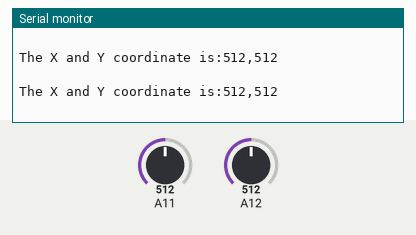
Simulated run of this sketch. Board: Arduino Mega 2560, built with avr-gcc and run on an emulated ATmega2560. On the bench: the last lines printed to the serial monitor. The test bench sets the inputs (shaded band); at power-on: A11 = 512, A12 = 512.

Above: at 1.2 s.
1.3 s: A11 set to 716
At 1.58 s:
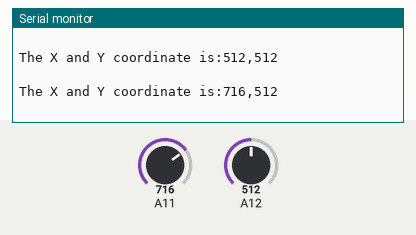
2.8 s: A12 set to 716
At 2.99 s:
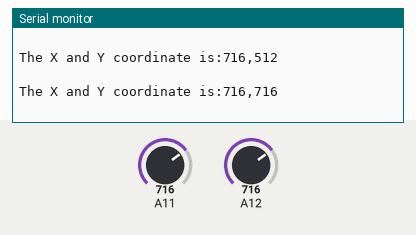
4.3 s: A11 set to 900
At 4.59 s:
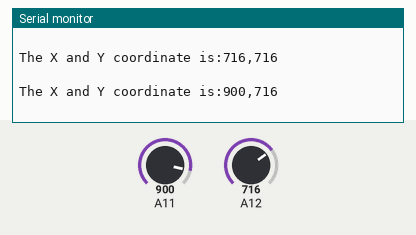
5.8 s: A12 set to 900
At 6.0 s:
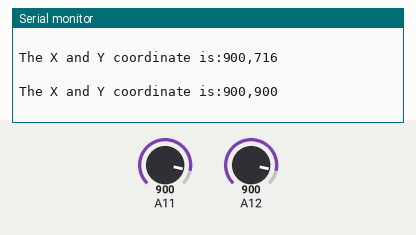
Timing chart, 0 to 8.3 s (numbered marks = the images above; inputs shaded):
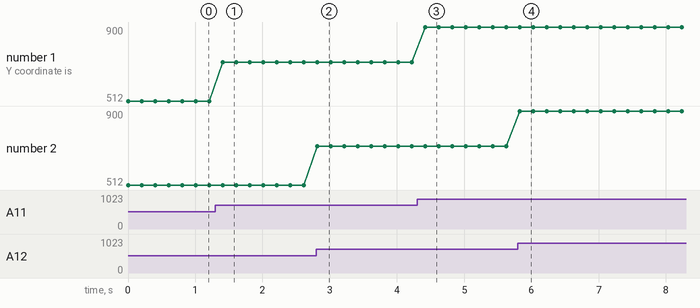

Measured:
- after the input at 1.3 s, the serial monitor: prints a new line after 0.11 s (image 1)
- after the input at 2.8 s, the serial monitor: prints a new line at once (image 2)
- after the input at 4.3 s, the serial monitor: prints a new line after 0.12 s (image 3)
- after the input at 5.8 s, the serial monitor: prints a new line at once (image 4)
- plotted number 1: 512 → 716 after the input at 1.3 s, 716 → 900 after the input at 4.3 s

The sketch:

Thumb_Joystick.ino
```cpp
/*
  Thumb Joystick demo v1.0
by:http://www.seeedstudio.com
 connect the module to J9(a) for using;
 */

void setup() {
  Serial.begin(9600);
}

void loop() {
  int sensorValue1 = analogRead(27);
  int sensorValue2 = analogRead(28);
  Serial.print("The X and Y coordinate is:");
  Serial.print(sensorValue1, DEC);
  Serial.print(",");
  Serial.println(sensorValue2, DEC);
  Serial.println(" ");
  delay(200);
}
```
